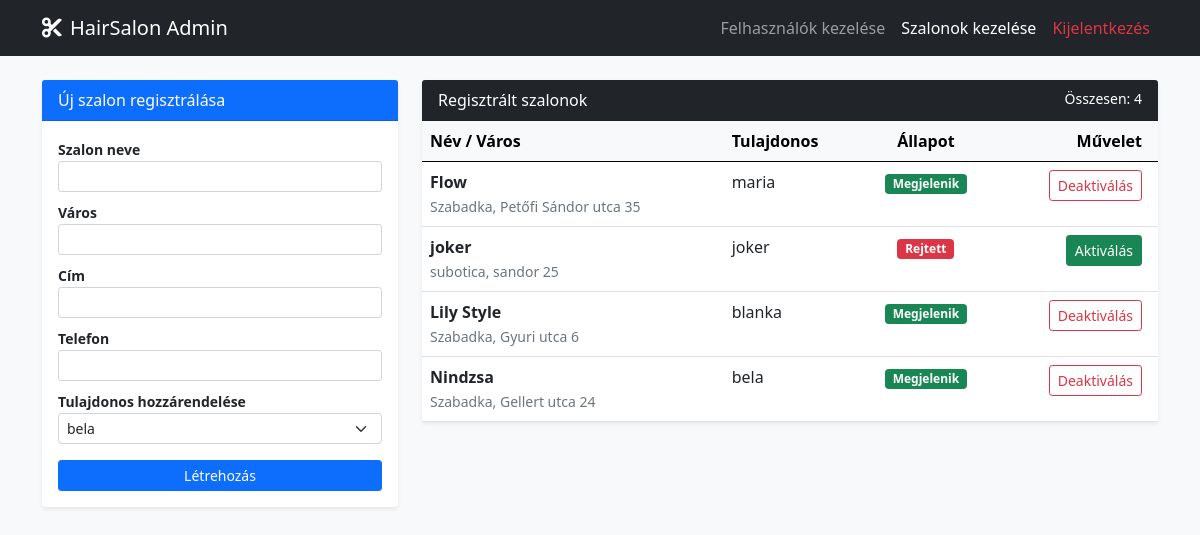
Page /admin_salons.php (signed in) on the committed database.
### tables this page shows
CREATE TABLE `salons` (
  `salon_id` int NOT NULL,
  `owner_id` int NOT NULL,
  `name` varchar(255) NOT NULL,
  `address` varchar(255) NOT NULL,
  `city` varchar(255) NOT NULL,
  `phone` varchar(100) DEFAULT NULL,
  `active` tinyint(1) DEFAULT '1',
  `image_url` varchar(255) DEFAULT 'default_salon.jpg'
);

CREATE TABLE `users` (
  `user_id` int NOT NULL,
  `email` varchar(255) NOT NULL,
  `username` varchar(255) NOT NULL,
  `password` varchar(255) NOT NULL,
  `role` enum('user','owner','admin') DEFAULT 'user',
  `created_at` timestamp NOT NULL DEFAULT CURRENT_TIMESTAMP,
  `activation_token` varchar(64) NOT NULL,
  `is_active` tinyint(1) DEFAULT '0',
  `reset_token` varchar(64) DEFAULT NULL,
  `reset_expires_at` datetime DEFAULT NULL
);

### admin_salons.php (the view, shortened to what this page needs)
<?php
require_once "config.php";
$salons = $pdo->query("SELECT s.*, u.username FROM salons s JOIN users u ON s.owner_id = u.user_id ORDER BY s.name ASC")->fetchAll();
$potential_owners = $pdo->query("SELECT user_id, username FROM users WHERE role = 'owner'")->fetchAll();
?>
<!doctype html>
<html lang="hu">
<head>
    <link href="https://cdn.jsdelivr.net/npm/bootstrap@5.0.2/dist/css/bootstrap.min.css" rel="stylesheet">
    <link rel="stylesheet" href="https://cdn.jsdelivr.net/npm/bootstrap-icons@1.11.1/font/bootstrap-icons.css">
    <link rel="stylesheet" href="https://cdnjs.cloudflare.com/ajax/libs/font-awesome/6.0.0/css/all.min.css">
</head>
<body class="bg-light">
<nav class="navbar navbar-expand-lg navbar-dark bg-dark mb-4">
    <div class="container">
        <span class="navbar-brand h1 mb-0"><i class="fas fa-cut me-2"></i>HairSalon Admin</span>
        <div class="navbar-nav ms-auto">
            <a href="admin_users.php" class="nav-link">Felhasználók kezelése</a>
            <a href="admin_salons.php" class="nav-link active">Szalonok kezelése</a>
            <a href="logout.php" class="nav-link text-danger">Kijelentkezés</a>
        </div>
    </div>
</nav>
<div class="container mt-4">
    <div class="row">
        <div class="col-md-4">
            <div class="card shadow-sm border-0 mb-4">
                <div class="card-header bg-primary text-white">Új szalon regisztrálása</div>
                <div class="card-body">
                    <form method="post">
                        <div class="mb-2">
                            <label class="small fw-bold">Szalon neve</label>
                            <input type="text" name="salon_name" class="form-control form-control-sm" required>
                        </div>
                        <div class="mb-2">
                            <label class="small fw-bold">Város</label>
                            <input type="text" name="city" class="form-control form-control-sm" required>
                        </div>
                        <div class="mb-2">
                            <label class="small fw-bold">Cím</label>
                            <input type="text" name="address" class="form-control form-control-sm" required>
                        </div>
                        <div class="mb-2">
                            <label class="small fw-bold">Telefon</label>
                            <input type="text" name="phone" class="form-control form-control-sm">
                        </div>
                        <div class="mb-3">
                            <label class="small fw-bold">Tulajdonos hozzárendelése</label>
                            <select name="owner_id" class="form-select form-select-sm">
                                <?php foreach($potential_owners as $po): ?>
                                    <option value="<?= $po['user_id'] ?>"><?= htmlspecialchars($po['username']) ?></option>
                                <?php endforeach; ?>
                            </select>
                        </div>
                        <button type="submit" name="create_salon" class="btn btn-primary btn-sm w-100">Létrehozás</button>
                    </form>
                </div>
            </div>
        </div>
        <div class="col-md-8">
            <div class="card shadow-sm border-0">
                <div class="card-header bg-dark text-white d-flex justify-content-between">
                    <span>Regisztrált szalonok</span>
                    <small>Összesen: <?= count($salons) ?></small>
                </div>
                <div class="card-body p-0">
                    <table class="table table-hover mb-0">
                        <thead class="table-light">
                        <tr>
                            <th>Név / Város</th>
                            <th>Tulajdonos</th>
                            <th class="text-center">Állapot</th>
                            <th class="text-end px-3">Művelet</th>
                        </tr>
                        </thead>
                        <tbody>
                        <?php foreach($salons as $s): ?>
                            <tr>
                                <td>
                                    <strong><?= htmlspecialchars($s['name']) ?></strong><br>
                                    <small class="text-muted"><?= htmlspecialchars($s['city']) ?>, <?= htmlspecialchars($s['address']) ?></small>
                                </td>
                                <td><?= htmlspecialchars($s['username']) ?></td>
                                <td class="text-center">
                                    <?php if ($s['active']): ?>
                                        <span class="badge bg-success">Megjelenik</span>
                                    <?php else: ?>
                                        <span class="badge bg-danger">Rejtett</span>
                                    <?php endif; ?>
                                </td>
                                <td class="text-end px-3">
                                    <a href="admin_salons.php?toggle_active=<?= $s['salon_id'] ?>&status=<?= $s['active'] ?>"
                                       class="btn btn-sm <?= $s['active'] ? 'btn-outline-danger' : 'btn-success' ?>">
                                        <?= $s['active'] ? 'Deaktiválás' : 'Aktiválás' ?>
                                    </a>
                                </td>
                            </tr>
                        <?php endforeach; ?>
                        </tbody>
                    </table>
                </div>
            </div>
        </div>
    </div>
</div>
</body>
</html>

### rows in the picture
salons: name "Flow", city "Szabadka", address "Petőfi Sándor utca 35", owner.username "maria", active "Megjelenik"
salons: name "joker", city "subotica", address "sandor 25", owner.username "joker", active "Rejtett"
salons: name "Lily Style", city "Szabadka", address "Gyuri utca 6", owner.username "blanka", active "Megjelenik"
salons: name "Nindzsa", city "Szabadka", address "Gellert utca 24", owner.username "bela", active "Megjelenik"

### other values in the picture
count($salons) "4"
form field owner_id "bela"
